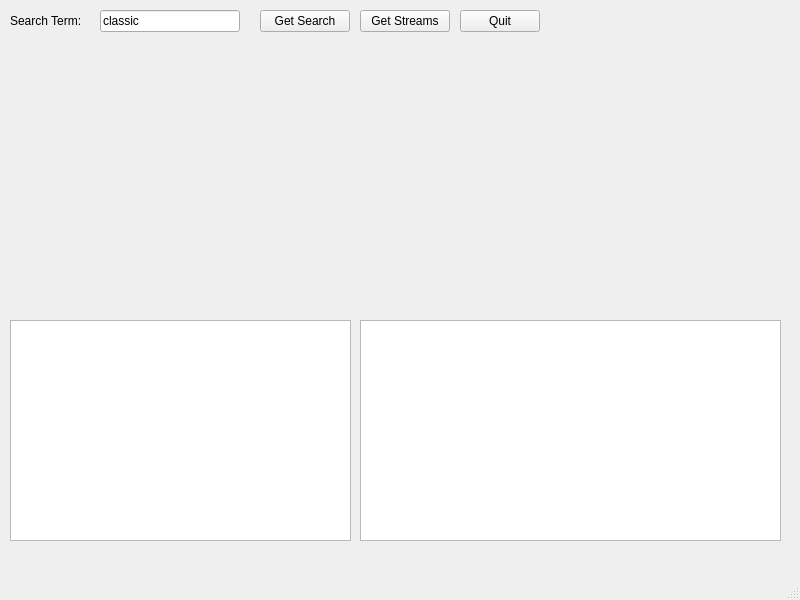
<?xml version="1.0" encoding="UTF-8"?>
<ui version="4.0">
 <class>MainWindow</class>
 <widget class="QMainWindow" name="MainWindow">
  <property name="geometry">
   <rect>
    <x>0</x>
    <y>0</y>
    <width>800</width>
    <height>600</height>
   </rect>
  </property>
  <property name="windowTitle">
   <string>MainWindow</string>
  </property>
  <widget class="QWidget" name="centralwidget">
   <widget class="QLineEdit" name="searchTerm">
    <property name="geometry">
     <rect>
      <x>100</x>
      <y>10</y>
      <width>140</width>
      <height>22</height>
     </rect>
    </property>
    <property name="text">
     <string>classic</string>
    </property>
   </widget>
   <widget class="QLabel" name="search">
    <property name="geometry">
     <rect>
      <x>10</x>
      <y>10</y>
      <width>80</width>
      <height>22</height>
     </rect>
    </property>
    <property name="text">
     <string>Search Term:</string>
    </property>
   </widget>
   <widget class="QTextEdit" name="rawText">
    <property name="geometry">
     <rect>
      <x>10</x>
      <y>320</y>
      <width>341</width>
      <height>221</height>
     </rect>
    </property>
   </widget>
   <widget class="QTextEdit" name="outputText">
    <property name="geometry">
     <rect>
      <x>360</x>
      <y>320</y>
      <width>421</width>
      <height>221</height>
     </rect>
    </property>
   </widget>
   <widget class="QWidget" name="verticalLayoutWidget">
    <property name="geometry">
     <rect>
      <x>9</x>
      <y>49</y>
      <width>771</width>
      <height>251</height>
     </rect>
    </property>
    <layout class="QVBoxLayout" name="verticalLayout"/>
   </widget>
   <widget class="QPushButton" name="GetStreams">
    <property name="geometry">
     <rect>
      <x>360</x>
      <y>10</y>
      <width>90</width>
      <height>22</height>
     </rect>
    </property>
    <property name="text">
     <string>Get Streams</string>
    </property>
   </widget>
   <widget class="QPushButton" name="GetSearch">
    <property name="geometry">
     <rect>
      <x>260</x>
      <y>10</y>
      <width>90</width>
      <height>22</height>
     </rect>
    </property>
    <property name="text">
     <string>Get Search</string>
    </property>
   </widget>
   <widget class="QPushButton" name="Quit">
    <property name="geometry">
     <rect>
      <x>460</x>
      <y>10</y>
      <width>80</width>
      <height>22</height>
     </rect>
    </property>
    <property name="text">
     <string>Quit</string>
    </property>
   </widget>
  </widget>
  <widget class="QStatusBar" name="statusbar"/>
 </widget>
 <resources/>
 <connections/>
</ui>
